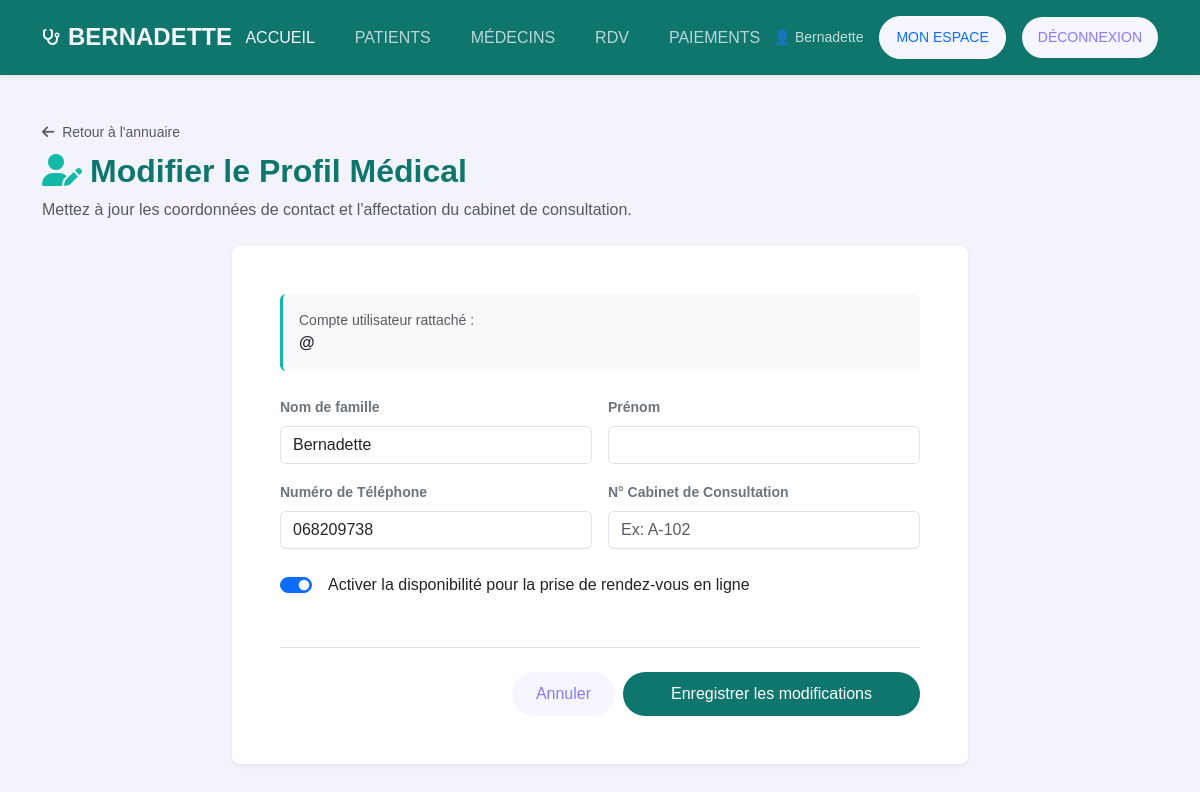
Page /medecins/1/edit/ (signed in) on the committed database.
### medecins/models.py (models this page shows, shortened)
class Medecin(models.Model):
    SPECIALITE_CHOICES = [
        ('orl_generale', 'ORL Générale'),
        ('audiologie', "Audiologie / Troubles de l'audition"),
        ('rhinologie', 'Rhinologie / Sinus et cloisons nasales'),
        ('laryngologie', 'Laryngologie / Voix et cordes vocales'),
        ('orl_pediatrique', 'ORL Pédiatrique'),
    ]
    user = models.OneToOneField(User, on_delete=models.CASCADE, related_name='medecin', null=True, blank=True)
    nom = models.CharField(max_length=100)
    prenom = models.CharField(max_length=100, blank=True, default='')
    specialite = models.CharField(max_length=50, choices=SPECIALITE_CHOICES, default='orl_generale')
    telephone = models.CharField(max_length=20)
    numero_cabinet = models.CharField(max_length=50, blank=True, default='')
    disponibilite = models.BooleanField(default=True)

### medecins/views.py (the view)
# urls.py: path('<int:id>/edit/', views.edit, name='edit'),
@login_required
def edit(request, id):
    medecin = get_object_or_404(Medecin, id=id)
    if not request.user.is_superuser and request.user != medecin.user:
        messages.error(request, "Vous ne pouvez pas modifier le profil d'un confrère.")
        return redirect('medecins:list')
    if request.method == 'POST':
        form = MedecinForm(request.POST, instance=medecin)
        if form.is_valid():
            form.save()
            messages.success(request, "Les modifications ont été enregistrées.")
            return redirect('medecins:list')
        messages.error(request, "Veuillez corriger les erreurs dans le formulaire.")
    else:
        form = MedecinForm(instance=medecin)
    return render(request, 'medecins/modifier_medecin.html', {'form': form, 'medecin': medecin})

### medecins/forms.py
class MedecinForm(forms.ModelForm):
    user = forms.ModelChoiceField(
        queryset=User.objects.all().order_by('username'),
        required=False,
        widget=forms.Select(attrs={'class': 'form-select'})
    )
    class Meta:
        model = Medecin
        fields = ['user', 'nom', 'prenom', 'specialite', 'telephone', 'numero_cabinet', 'disponibilite']
        widgets = {
            'nom': forms.TextInput(attrs={'class': 'form-control', 'placeholder': 'Nom du médecin'}),
            'prenom': forms.TextInput(attrs={'class': 'form-control', 'placeholder': 'Prénom du médecin'}),
            'specialite': forms.Select(attrs={'class': 'form-select'}),
            'telephone': forms.TextInput(attrs={'class': 'form-control', 'placeholder': 'Téléphone'}),
            'numero_cabinet': forms.TextInput(attrs={'class': 'form-control', 'placeholder': 'N° cabinet'}),
            'disponibilite': forms.CheckboxInput(attrs={'class': 'form-check-input'}),
        }

### rdv/context_processors.py (called while the page is built)
def notifications(request):
    if isinstance(request.user, AnonymousUser):
        return {}
    unread_count = request.user.notifications.filter(is_read=False).count()
    return {
        'notification_unread_count': unread_count,
    }

### medecins/templates/medecins/modifier_medecin.html (shortened to what this page needs)
{% extends "base.html" %}
{% load static %}
{% block content %}
<main class="container" style="margin-top: 120px; margin-bottom: 50px;" data-aos="fade-up">
    <div class="mb-4">
        <a href="{% url 'medecins:list' %}" class="text-decoration-none text-muted small">
            <i class="fas fa-arrow-left me-1"></i> Retour à l'annuaire
        </a>
        <h1 class="fw-bold h2 mt-2" style="color: #0f766e;">
            <i class="fa-solid fa-user-pen me-2" style="color: #14b8a6;"></i>Modifier le Profil Médical
        </h1>
        <p class="text-muted m-0">Mettez à jour les coordonnées de contact et l'affectation du cabinet de consultation.</p>
    </div>
    <div class="row">
        <div class="col-12 col-lg-8 mx-auto">
            <div class="card border-0 shadow-sm rounded-3">
                <div class="card-body p-4 p-md-5">
                    <form method="POST" action="">
                        <div class="bg-light p-3 rounded mb-4 border-start border-3" style="border-color: #14b8a6 !important;">
                            <span class="text-muted small d-block">Compte utilisateur rattaché :</span>
                            <strong class="text-dark">@{{ medecin.user.username }}</strong>
                        </div>
                        <div class="row g-3">
                            <div class="col-md-6">
                                <label class="form-label fw-semibold text-secondary small">Nom de famille</label>
                                <input type="text" name="nom" value="{{ medecin.nom }}" class="form-control" required>
                            </div>
                            <div class="col-md-6">
                                <label class="form-label fw-semibold text-secondary small">Prénom</label>
                                <input type="text" name="prenom" value="{{ medecin.prenom }}" class="form-control" required>
                            </div>
                            <div class="col-md-6">
                                <label class="form-label fw-semibold text-secondary small">Numéro de Téléphone</label>
                                <input type="tel" name="telephone" value="{{ medecin.telephone }}" class="form-control" required>
                            </div>
                            <div class="col-md-6">
                                <label class="form-label fw-semibold text-secondary small">N° Cabinet de Consultation</label>
                                <input type="text" name="numero_cabinet" value="{{ medecin.numero_cabinet|default:'' }}" class="form-control" placeholder="Ex: A-102">
                            </div>
                            <div class="col-12 my-4">
                                <div class="form-check form-switch">
                                    <input class="form-check-input" type="checkbox" name="disponibilite" id="id_disponibilite" {% if medecin.disponibilite %}checked{% endif %}>
                                    <label class="form-check-label fw-medium text-dark ms-2" for="id_disponibilite">
                                        Activer la disponibilité pour la prise de rendez-vous en ligne
                                    </label>
                                </div>
                            </div>
                        </div>
                        <div class="d-flex justify-content-end gap-2 border-top pt-4 mt-4">
                            <a href="{% url 'medecins:list' %}" class="btn btn-light rounded-pill px-4">Annuler</a>
                            <button type="submit" class="btn text-white px-5 rounded-pill fw-medium" style="background-color: #0f766e; border: none;">
                                Enregistrer les modifications
                            </button>
                        </div>
                    </form>
                </div>
            </div>
        </div>
    </div>
</main>
{% endblock %}

### templates/base.html (shortened to what this page needs)
{% load static %}
<!DOCTYPE html>
<html lang="fr">
<head>
    <link href="{% static 'css/bootstrap.min.css' %}" rel="stylesheet">
    <link href="https://cdn.jsdelivr.net/npm/bootstrap-icons@1.11.1/font/bootstrap-icons.css" rel="stylesheet">
    <link rel="stylesheet" href="{% static 'css/style.css' %}">
    <link rel="stylesheet" href="https://cdnjs.cloudflare.com/ajax/libs/font-awesome/6.4.0/css/all.min.css">
</head>
<body>
    <header>
        <nav class="navbar main-nav fixed-top py-3 navbar-expand-lg shadow-sm" style="background-color: #0f766e;">
            <div class="container d-flex justify-content-between align-items-center">
                <div class="d-flex align-items-center gap-2 brand-logo">
                    <i class="fa-solid fa-stethoscope" style="color: #14b8a6;"></i>
                    <h4 class="fw-bold m-0 Logo" style="color: #ffffff;">BERNADETTE</h4>
                </div>
                {% if user.is_authenticated %}
                <ul class="navbar-nav d-none d-lg-flex flex-row gap-4">
                    <li class="nav-item"><a class="nav-link text-white fw-medium opacity-90" href="/">ACCUEIL</a></li>
                    <li class="nav-item"><a class="nav-link text-white fw-medium opacity-75" href="/patients/">PATIENTS</a></li>
                    <li class="nav-item"><a class="nav-link text-white fw-medium opacity-75" href="/medecins/">MÉDECINS</a></li>
                    <li class="nav-item"><a class="nav-link text-white fw-medium opacity-75" href="/rdv/">RDV</a></li>
                    <li class="nav-item"><a class="nav-link text-white fw-medium opacity-75" href="/paiements/">PAIEMENTS</a></li>
                </ul>
                {% endif %}
                <div class="d-none d-lg-flex align-items-center gap-3">
                    {% if user.is_authenticated %}
                        <span class="text-white small opacity-75">👤 {{ user.username }}</span>
                        <a href="/comptes/" class="btn btn-sm px-3 text-primary rounded-pill border-white border">MON ESPACE</a>
                        <a href="/comptes/logout/" class="btn btn-danger btn-sm px-3 rounded-pill">DÉCONNEXION</a>
                    {% else %}
                        <a href="/comptes/login/" class="btn btn-sm px-4 text-dark fw-bold rounded-pill" style="background-color: #14b8a6; border: none;">CONNEXION</a>
                    {% endif %}
                </div>
            </div>
        </nav>
    </header>
    {% block content %}{% endblock %}
</body>
</html>

### static/css/style.css (style rules this page uses)
:root { --primary: #4e4bff; --blueMid: #8a7aff; --light: #f5f6ff; }
body { background: #f3f4fb; font-family: "Poppins", Arial; }
.btn { background: var(--light); color: var(--blueMid); border: none; border-radius: 8px; padding: 10px 20px; font-weight: 500; transition: 0.3s; }
.main-nav { transition: 0.3s ease; background: transparent; }
.nav-link { color: var(--light) !important; font-weight: 500; }
.brand-logo i { color: var(--light) !important; }
.brand-logo h4 { color: var(--light) !important; }

### rows in the picture
Medecin: nom "Bernadette", telephone "068209738", disponibilite "☑"

### other values in the picture
{{ user.username }} "Bernadette"
